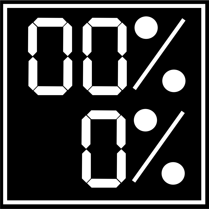
#> input picture phase3-display-digits/mnist_digits/00000.png, 209 x 209 px; its folder holds only this picture in this run
$ python generate_dataset_digitsE_train.py
#> lines starting #> are read from the running program, lines starting #| are printed output that depends on the picture; after the words box and inside, x2 and y2 are one past the last pixel; in counts of white or black regions, pixels touching at a corner belong together
### phase3-display-digits/util_digits.py
'''
Utilities for digits phase

Code from https://blog.paperspace.com/data-augmentation-for-bounding-boxes/
and others

Oct. 31 - 2020 - AK
'''

import cv2
import numpy as np
import os
import random

#from https://stackoverflow.com/questions/3964681/find-all-files-in-a-directory-with-extension-txt-in-python
def get_files(path, extension):
    #path = os.getcwd()
    all_files_list = [os.path.join(path, f) for f in os.listdir(path) if f.endswith(extension)]
    return all_files_list

def binarize_image(image):
    # pre-process the image by resizing it, converting it to
    # graycale, blurring it, and computing an edge map
    #image = imutils.resize(image, height=500)
    HSV = cv2.cvtColor(image, cv2.COLOR_BGR2HSV)
    low_white_display = (0, 0, 131)
    high_white_display = (0, 0, 255)
    # threshold the warped image, then apply a series of morphological
    # operations to cleanup the thresholded image
    sure_display = cv2.inRange(HSV,low_white_display, high_white_display) #sensor green
    return sure_display

# [32 lines left out: function write_all_object_name, not called in this run]

#to generate the file, use > to redirect stdout
#write_all_object_name()
#exit(1)

'''
Format: https://github.com/AlexeyAB/Yolo_mark/issues/60
<object-class> - integer number of object from 0 to (classes-1)
<x> <y> <width> <height> - float values relative to width and height of image, it can be equal from (0.0 to 1.0]
for example: <x> = <absolute_x> / <image_width> or <height> = <absolute_height> / <image_height>
atention: <x> <y> - are center of rectangle (are not top-left corner)
'''
# [28 lines left out: function convert_to_yolo_bounding_box_format, not called in this run]

def write_boxes_into_file(file_name, bounding_boxes):
    '''This is not using Yolo's syntax'''
    np.savetxt(file_name, bounding_boxes, fmt='%d')

# [12 lines left out: functions write_boxes_into_file_as_yolo, change_extension, not called in this run]

def extract_classes_from_file_name(file_name):
    file_name = os.path.basename(file_name)
    file_name = os.path.splitext(file_name)[0] #discard extension
    num_classes = 5 #each "class" is a digit in the file name, e.g. 00107 in dig0_00107.png
    classes = np.zeros((num_classes,))
    for i in range(num_classes-1):
        classes[i] = int (file_name[-num_classes+i:-num_classes+i+1])
    classes[-1] = int (file_name[-1])
    return classes

#print (extract_class_from_file_name('ddk/dkdk/dig0_00107.png'))
#exit(-1)

# from https://stackoverflow.com/questions/14063070/overlay-a-smaller-image-on-a-larger-image-python-opencv
# [43 lines left out: functions overlay_image, overlay_1_channel_image, not called in this run]

### phase3-display-digits/generate_dataset_digitsE_train.py
'''
This code generates digits to enable networks like MNIST to be used.
AK.
'''

from data_aug.data_aug import *
from data_aug.bbox_util import *
import cv2
import pickle as pkl
import numpy as np
import matplotlib.pyplot as plt
import os
from copy import deepcopy
import random
from util_digits import *

#Define key parameters
num_epochs = 1 #number of runs over all digits. There are 3900 digits (combinations of digits), so if you choose 2, you end up with 2*3900 output images
should_show_images = True #use True to plot of False to run faster
should_add_noise = False #use to add noise
should_disturb_box_center = False

#define resolutions for:
#
# num_pixels_digits = 209 #a) images of digits, e.g. 209 for 209 x 209 images - DO NOT CHANGE IT
num_pixels_digits_y = 84
num_pixels_digits_x = 50
#num_pixels_base = 1900 #b) images of the base, e.g. 1900 for 1900 x 1900 images
#c) final (output) images, e.g. 680 x 480 images:
#num_pixels_final_x = 680 #width
num_pixels_final_x = 120 #width
num_pixels_final_y = 120 #height

random_center_shift = 8 #number of pixels the center of the image will be shifted, from - to +

#2) file with all possible display (digit) combinations
path = "./mnist_digits"
all_digit_files_list = get_files(path, "png")
#print(all_digit_files_list)

#3) output folder that will contain the digits on top of the base, with data augmentation
output_folder = './digitsE_train/' #'./new_digits_yolo/' #end it with /
os.makedirs(output_folder, exist_ok=True)

total_number_of_noise_patches = 2
max_number_of_pixels_in_noise_patches = 40 # 10 for 10 x 10 patches
number_of_pixels_away_from_display = 50

#initialize seed to facilitate reproducing bugs
random.seed(3696)

'''
Other boxes assuming 209 x 209 digit display images
topleft x, y, rightbottom x, y. I got the numbers below manually
a - 25 15 76 99
b - 80 15 130 99
c - 20 107 76 187
d - 80 107 130 187
e - 131 1 208 208
'''

N = len(all_digit_files_list)
num_of_written_images = 0
num_of_skipped_images = 0
for epoch in range(num_epochs): #a complete sweep over all digits
    for n in range(N): #go over all files
        file_name = all_digit_files_list[n]
        img_digit = cv2.imread(file_name)[:, :, ::-1] #OpenCV uses BGR channels
#> img_digit is the input picture: shape (209, 209, 3); min 0, max 255, mean 59.5

        print('#', num_of_written_images, '/', (num_of_skipped_images+num_of_written_images), file_name)

        if len(img_digit.shape) < 3:
            raise Exception('I am assuming a color image with 3 channels')

        five_classes = extract_classes_from_file_name(file_name) #each "class" is a digit in the file name, e.g. 00107 in dig0_00107.png
        a_class = 6 + five_classes[0]
        b_class = 16 + five_classes[1]
        d_class = 26 + five_classes[4]
        if five_classes[2]==1 and five_classes[3]==0:
            c_class = 2 #sinal_apenas (-) - class 2 ou 10
        elif five_classes[2]==1 and five_classes[3]==1:
            c_class = 3 #sinal_e_um (-1) - class 3 ou 11
        elif five_classes[2]==0 and five_classes[3]==0:
            c_class = 4 #sinal_zero (0, tudo apagado) - class 4 ou 00
        elif five_classes[2]==0 and five_classes[3]==1:
            c_class = 5 #sinal_mais (1) - class 5 ou 01
        else:
            raise Exception('Error in parsing or file name:', file_name, '=>', five_classes)

        '''
        Other boxes assuming 209 x 209 digit display images
        topleft x, y, rightbottom x, y. I got the numbers below manually
        a - 25 15 76 99
        b - 80 15 130 99
        c - 20 107 76 187
        d - 80 107 130 187
        e - 131 1 208 208
        '''
        #img_single_digit = np.zeros( img_digit.shape, dtype=int)
        digit_indices = np.array([15 , 25,  99, 75])
        img_single_digit = img_digit[digit_indices[0]:digit_indices[2], digit_indices[1]:digit_indices[3],:]
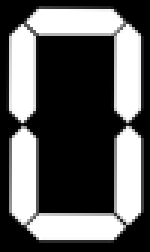
#> img_single_digit: shape (84, 50, 3) (shown 3 times larger); min 0, max 255, mean 94
        #print(digit_indices)

        #print('aaa',np.unique(img_single_digit))
        #img_single_digit = img_digit[digit_indices[0]:digit_indices[2], digit_indices[1]:digit_indices[3]]
        if False: #should_show_images:
            plt.imshow(img_single_digit) #img_single_digit)
            #plt.imshow(img_digit) #)
            plt.show()

        #print(img_single_digit.shape)
        binary_img_single_digit = binarize_image(img_single_digit)
#> in binarize_image, `HSV = cv2.cvtColor(image, cv2.COLOR_BGR2HSV)`: HSV: shape (84, 50, 3); mean H, S, V 0, 0, 94
#> in binarize_image, `sure_display = cv2.inRange(HSV,low_white_display, high_white_display)`:
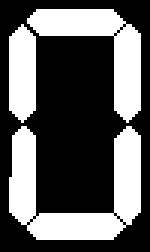
#> sure_display: shape (84, 50) (shown 3 times larger); 37% white; 3 white regions, box (x1, y1, x2, y2) and area: (3, 42, 47, 80) 775, (9, 3, 47, 41) 522, (3, 8, 12, 41) 257
        #print(binary_img_single_digit.shape)
        #print('aaa',np.unique(final_image))
        #print('bbb',np.unique(img_single_digit))

        if False: #should_show_images:
            #plt.imshow(draw_rect(final_image, target_bounding_boxes))
            plt.imshow(binary_img_single_digit)
            plt.show()

        #print('Bounding boxes before transformations=', target_bounding_boxes)
        final_image = np.zeros ( (num_pixels_final_y, num_pixels_final_x), dtype=int)

        center_x = int(num_pixels_final_x/2)
        center_y = int(num_pixels_final_y/2)

        if should_disturb_box_center:
            center_x += random.randint(-random_center_shift, random_center_shift)
            center_y += random.randint(-random_center_shift, random_center_shift)

        #print(center_x, center_y, 'centers')

        top_left_final_x = center_x- int( num_pixels_digits_x/2 )
        top_left_final_y = center_y- int( num_pixels_digits_y/2 )
        bottom_right_final_x = top_left_final_x + num_pixels_digits_x
        bottom_right_final_y = top_left_final_y + num_pixels_digits_y

        final_image[top_left_final_y:bottom_right_final_y,top_left_final_x:bottom_right_final_x] = binary_img_single_digit
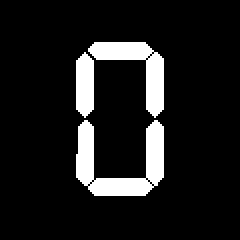
#> final_image: shape (120, 120) int64 (shown 2 times larger); 10.8% white; 3 white regions, box (x1, y1, x2, y2) and area: (38, 60, 82, 98) 775, (44, 21, 82, 59) 522, (38, 26, 47, 59) 257

        #final_image = binarize_image(final_image)

        #add noise
        if should_add_noise:
            center_x = int (final_image.shape[0]/2)
            center_y = int (final_image.shape[1]/2)
            for ii in range(total_number_of_noise_patches):
                noise_probability = np.random.uniform(low=0.1, high=1.0, size=1)
                patch_size = np.random.randint(2, max_number_of_pixels_in_noise_patches+1)
                mask = np.random.uniform(low=0.0, high=1.0, size=(patch_size,patch_size)) < noise_probability
                mask = 255 * mask #AK-TODO the images should be 0 or 1, instead of 0 or 255
                patch = mask.astype(np.uint8)
                if np.random.uniform(low=0.0, high=1.0, size=1) > 0.5:
                    pos_noise_x = center_x + random.randint(number_of_pixels_away_from_display, final_image.shape[0] - center_x)
                else:
                    pos_noise_x = random.randint(0, center_x - number_of_pixels_away_from_display)
                if np.random.uniform(low=0.0, high=1.0, size=1) > 0.5:
                    pos_noise_y = center_y + random.randint(number_of_pixels_away_from_display, final_image.shape[1] - center_y)
                else:
                    pos_noise_y = random.randint(0, center_y - number_of_pixels_away_from_display)
                #print((pos_noise_x, pos_noise_y))
                #print(patch)
                #print(np.max(final_image))
                overlay_1_channel_image(final_image, patch, (pos_noise_x, pos_noise_y))

        #save image with boxes
        if False:
            final_image = draw_rect(final_image, final_bounding_boxes)

        final_image = final_image.astype(np.uint8)

        output_file_name = output_folder + str(int(five_classes[0])) + '_' + str(num_of_written_images) + '.png'
        if final_image.shape[1] == num_pixels_final_x and final_image.shape[0] == num_pixels_final_y:
            #cv2.imwrite(output_file_name, final_image[:, :, ::-1]) #[:, :, ::-1] #OpenCV uses BGR channels
            #make uint8 (could not use binary) image
            #https://stackoverflow.com/questions/44587613/how-to-save-a-binary-imagewith-dtype-bool-using-cv2
            #final_image = final_image / 255
            #print(np.unique(final_image))
            #cv2.imwrite(output_file_name, final_image,'uint8')
            cv2.imwrite(output_file_name, final_image)
            print('Wrote', output_file_name)
            num_of_written_images += 1
        else:
            print('Invalid', output_file_name)
            num_of_skipped_images += 1
            #exit(-1)

        if should_show_images:
            #cv2.imshow("Final image", draw_rect(final_image, final_bounding_boxes))
            #print(np.unique(final_image))
            #print('ss',final_image.shape)
            cv2.imshow("Final image", final_image)
            cv2.waitKey(100)
            #plt.imshow(draw_rect(final_image, final_bounding_boxes))
            #plt.draw()
            #plt.pause(0.05)


print("Finished processing.", num_of_written_images, "files were generated and ", num_of_skipped_images, 'were skipped')
if should_show_images:
    plt.show()

$ run again, on phase3-display-digits/mnist_digits/40000.png
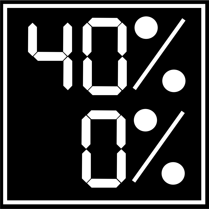
#> input picture phase3-display-digits/mnist_digits/40000.png, 209 x 209 px
#> img_digit is the input picture: shape (209, 209, 3); min 0, max 255, mean 56.5
#> HSV: shape (84, 50, 3); mean H, S, V 0, 0, 62.6
#> in binarize_image, `sure_display = cv2.inRange(HSV,low_white_display, high_white_display)`:
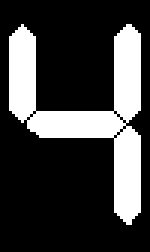
#> sure_display: shape (84, 50) (shown 3 times larger); 24.8% white; 1 white region, box (x1, y1, x2, y2) and area: (3, 8, 47, 75) 1043
#> `final_image[top_left_final_y:bottom_right_final_y,top_left_final_x:bot..`:
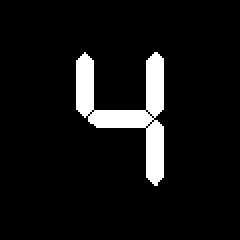
#> final_image: shape (120, 120) int64 (shown 2 times larger); 7.2% white; 1 white region, box (x1, y1, x2, y2) and area: (38, 26, 82, 93) 1043
